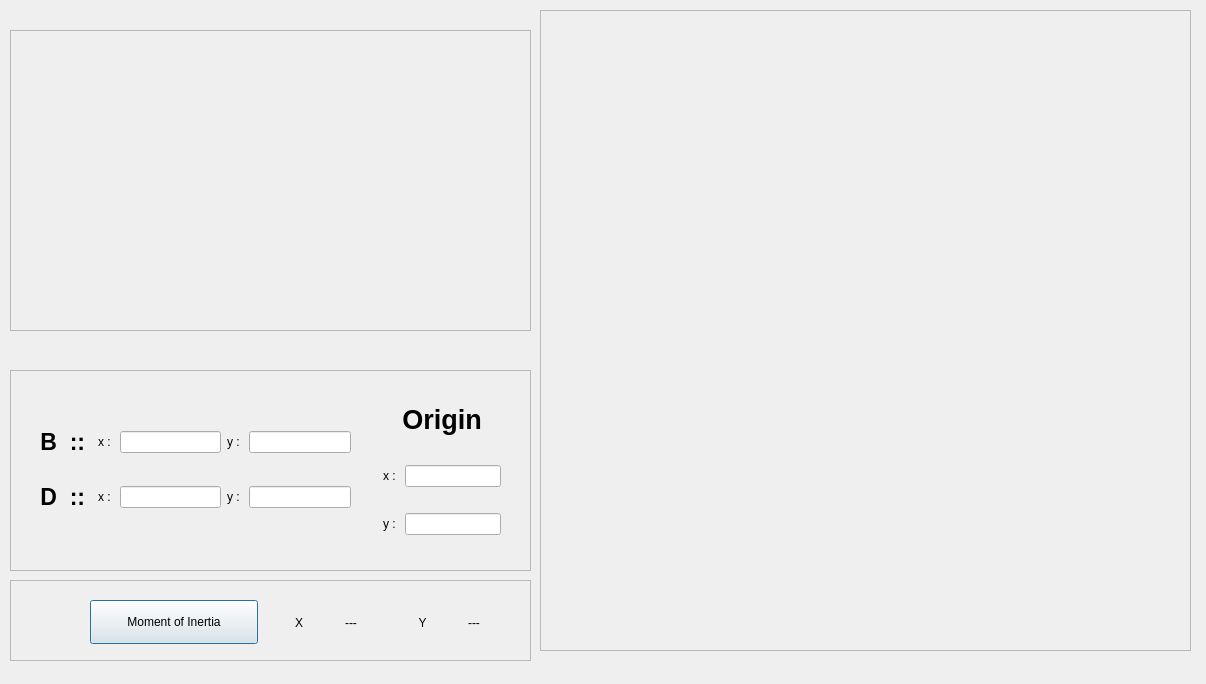
<?xml version="1.0" encoding="UTF-8"?>
<ui version="4.0">
 <class>moi_rect</class>
 <widget class="QDialog" name="moi_rect">
  <property name="geometry">
   <rect>
    <x>0</x>
    <y>0</y>
    <width>1206</width>
    <height>684</height>
   </rect>
  </property>
  <property name="windowTitle">
   <string>Dialog</string>
  </property>
  <widget class="QFrame" name="frame_4">
   <property name="geometry">
    <rect>
     <x>10</x>
     <y>580</y>
     <width>521</width>
     <height>81</height>
    </rect>
   </property>
   <property name="frameShape">
    <enum>QFrame::StyledPanel</enum>
   </property>
   <property name="frameShadow">
    <enum>QFrame::Raised</enum>
   </property>
   <widget class="QPushButton" name="btn_findRect_moi">
    <property name="geometry">
     <rect>
      <x>80</x>
      <y>20</y>
      <width>168</width>
      <height>44</height>
     </rect>
    </property>
    <property name="text">
     <string>Moment of Inertia</string>
    </property>
   </widget>
   <widget class="QWidget" name="">
    <property name="geometry">
     <rect>
      <x>246</x>
      <y>22</y>
      <width>241</width>
      <height>42</height>
     </rect>
    </property>
    <layout class="QHBoxLayout" name="horizontalLayout_3">
     <item>
      <spacer name="verticalSpacer_3">
       <property name="orientation">
        <enum>Qt::Vertical</enum>
       </property>
       <property name="sizeHint" stdset="0">
        <size>
         <width>20</width>
         <height>40</height>
        </size>
       </property>
      </spacer>
     </item>
     <item>
      <widget class="QLabel" name="label_7">
       <property name="text">
        <string>X</string>
       </property>
       <property name="alignment">
        <set>Qt::AlignCenter</set>
       </property>
      </widget>
     </item>
     <item>
      <widget class="QLabel" name="moi_rectx">
       <property name="text">
        <string>   ---   </string>
       </property>
       <property name="alignment">
        <set>Qt::AlignCenter</set>
       </property>
      </widget>
     </item>
     <item>
      <spacer name="verticalSpacer_4">
       <property name="orientation">
        <enum>Qt::Vertical</enum>
       </property>
       <property name="sizeHint" stdset="0">
        <size>
         <width>20</width>
         <height>40</height>
        </size>
       </property>
      </spacer>
     </item>
     <item>
      <widget class="QLabel" name="label_8">
       <property name="text">
        <string>Y</string>
       </property>
       <property name="alignment">
        <set>Qt::AlignCenter</set>
       </property>
      </widget>
     </item>
     <item>
      <widget class="QLabel" name="moi_recty">
       <property name="text">
        <string>   ---   </string>
       </property>
       <property name="alignment">
        <set>Qt::AlignCenter</set>
       </property>
      </widget>
     </item>
    </layout>
   </widget>
  </widget>
  <widget class="QFrame" name="frame_3">
   <property name="geometry">
    <rect>
     <x>540</x>
     <y>10</y>
     <width>651</width>
     <height>641</height>
    </rect>
   </property>
   <property name="frameShape">
    <enum>QFrame::StyledPanel</enum>
   </property>
   <property name="frameShadow">
    <enum>QFrame::Raised</enum>
   </property>
   <widget class="QCustomPlot" name="rectplotm" native="true">
    <property name="geometry">
     <rect>
      <x>20</x>
      <y>20</y>
      <width>611</width>
      <height>611</height>
     </rect>
    </property>
   </widget>
  </widget>
  <widget class="QFrame" name="frame">
   <property name="geometry">
    <rect>
     <x>10</x>
     <y>370</y>
     <width>521</width>
     <height>201</height>
    </rect>
   </property>
   <property name="frameShape">
    <enum>QFrame::StyledPanel</enum>
   </property>
   <property name="frameShadow">
    <enum>QFrame::Raised</enum>
   </property>
   <layout class="QGridLayout" name="gridLayout">
    <item row="1" column="0">
     <spacer name="verticalSpacer_6">
      <property name="orientation">
       <enum>Qt::Vertical</enum>
      </property>
      <property name="sizeHint" stdset="0">
       <size>
        <width>20</width>
        <height>40</height>
       </size>
      </property>
     </spacer>
    </item>
    <item row="0" column="1" colspan="2">
     <spacer name="horizontalSpacer_3">
      <property name="orientation">
       <enum>Qt::Horizontal</enum>
      </property>
      <property name="sizeHint" stdset="0">
       <size>
        <width>40</width>
        <height>20</height>
       </size>
      </property>
     </spacer>
    </item>
    <item row="1" column="2">
     <spacer name="verticalSpacer">
      <property name="orientation">
       <enum>Qt::Vertical</enum>
      </property>
      <property name="sizeHint" stdset="0">
       <size>
        <width>20</width>
        <height>40</height>
       </size>
      </property>
     </spacer>
    </item>
    <item row="1" column="1">
     <layout class="QVBoxLayout" name="verticalLayout">
      <item>
       <layout class="QHBoxLayout" name="horizontalLayout">
        <item>
         <widget class="QLabel" name="label_2">
          <property name="sizePolicy">
           <sizepolicy hsizetype="Preferred" vsizetype="Preferred">
            <horstretch>0</horstretch>
            <verstretch>0</verstretch>
           </sizepolicy>
          </property>
          <property name="font">
           <font>
            <pointsize>17</pointsize>
            <weight>75</weight>
            <bold>true</bold>
           </font>
          </property>
          <property name="text">
           <string>B  :: </string>
          </property>
          <property name="alignment">
           <set>Qt::AlignCenter</set>
          </property>
         </widget>
        </item>
        <item>
         <widget class="QLabel" name="label_5">
          <property name="text">
           <string>x : </string>
          </property>
          <property name="alignment">
           <set>Qt::AlignCenter</set>
          </property>
         </widget>
        </item>
        <item>
         <widget class="QLineEdit" name="Brectm_x"/>
        </item>
        <item>
         <widget class="QLabel" name="label_9">
          <property name="text">
           <string>y : </string>
          </property>
          <property name="alignment">
           <set>Qt::AlignCenter</set>
          </property>
         </widget>
        </item>
        <item>
         <widget class="QLineEdit" name="Brectm_y"/>
        </item>
       </layout>
      </item>
      <item>
       <layout class="QHBoxLayout" name="horizontalLayout_2">
        <item>
         <widget class="QLabel" name="label_3">
          <property name="font">
           <font>
            <pointsize>17</pointsize>
            <weight>75</weight>
            <bold>true</bold>
           </font>
          </property>
          <property name="text">
           <string>D  :: </string>
          </property>
          <property name="alignment">
           <set>Qt::AlignCenter</set>
          </property>
         </widget>
        </item>
        <item>
         <widget class="QLabel" name="label_6">
          <property name="text">
           <string>x : </string>
          </property>
          <property name="alignment">
           <set>Qt::AlignCenter</set>
          </property>
         </widget>
        </item>
        <item>
         <widget class="QLineEdit" name="Drectm_x"/>
        </item>
        <item>
         <widget class="QLabel" name="label_10">
          <property name="text">
           <string>y : </string>
          </property>
          <property name="alignment">
           <set>Qt::AlignCenter</set>
          </property>
         </widget>
        </item>
        <item>
         <widget class="QLineEdit" name="Drectm_y"/>
        </item>
       </layout>
      </item>
     </layout>
    </item>
    <item row="0" column="4" rowspan="3">
     <spacer name="verticalSpacer_2">
      <property name="orientation">
       <enum>Qt::Vertical</enum>
      </property>
      <property name="sizeHint" stdset="0">
       <size>
        <width>20</width>
        <height>40</height>
       </size>
      </property>
     </spacer>
    </item>
    <item row="2" column="1" colspan="3">
     <spacer name="horizontalSpacer">
      <property name="orientation">
       <enum>Qt::Horizontal</enum>
      </property>
      <property name="sizeHint" stdset="0">
       <size>
        <width>40</width>
        <height>20</height>
       </size>
      </property>
     </spacer>
    </item>
    <item row="0" column="3" rowspan="2">
     <layout class="QVBoxLayout" name="verticalLayout_2">
      <item>
       <widget class="QLabel" name="label_14">
        <property name="font">
         <font>
          <pointsize>20</pointsize>
          <weight>75</weight>
          <bold>true</bold>
         </font>
        </property>
        <property name="text">
         <string>Origin</string>
        </property>
        <property name="alignment">
         <set>Qt::AlignCenter</set>
        </property>
       </widget>
      </item>
      <item>
       <layout class="QHBoxLayout" name="horizontalLayout_5">
        <item>
         <widget class="QLabel" name="label_15">
          <property name="text">
           <string>x : </string>
          </property>
          <property name="alignment">
           <set>Qt::AlignCenter</set>
          </property>
         </widget>
        </item>
        <item>
         <widget class="QLineEdit" name="Originrectm_x"/>
        </item>
       </layout>
      </item>
      <item>
       <spacer name="horizontalSpacer_2">
        <property name="orientation">
         <enum>Qt::Horizontal</enum>
        </property>
        <property name="sizeHint" stdset="0">
         <size>
          <width>40</width>
          <height>20</height>
         </size>
        </property>
       </spacer>
      </item>
      <item>
       <layout class="QHBoxLayout" name="horizontalLayout_6">
        <item>
         <widget class="QLabel" name="label_16">
          <property name="text">
           <string>y : </string>
          </property>
          <property name="alignment">
           <set>Qt::AlignCenter</set>
          </property>
         </widget>
        </item>
        <item>
         <widget class="QLineEdit" name="Originrectm_y"/>
        </item>
       </layout>
      </item>
     </layout>
    </item>
   </layout>
  </widget>
  <widget class="QFrame" name="frame_2">
   <property name="geometry">
    <rect>
     <x>10</x>
     <y>30</y>
     <width>521</width>
     <height>301</height>
    </rect>
   </property>
   <property name="frameShape">
    <enum>QFrame::StyledPanel</enum>
   </property>
   <property name="frameShadow">
    <enum>QFrame::Raised</enum>
   </property>
   <widget class="QLabel" name="label">
    <property name="geometry">
     <rect>
      <x>0</x>
      <y>0</y>
      <width>521</width>
      <height>301</height>
     </rect>
    </property>
    <property name="text">
     <string/>
    </property>
    <property name="pixmap">
     <pixmap resource="resource.qrc">:/shapes/rectangle.jpg</pixmap>
    </property>
    <property name="scaledContents">
     <bool>true</bool>
    </property>
   </widget>
  </widget>
 </widget>
 <customwidgets>
  <customwidget>
   <class>QCustomPlot</class>
   <extends>QWidget</extends>
   <header>qcustomplot.h</header>
   <container>1</container>
  </customwidget>
 </customwidgets>
 <resources>
  <include location="resource.qrc"/>
 </resources>
 <connections/>
</ui>
